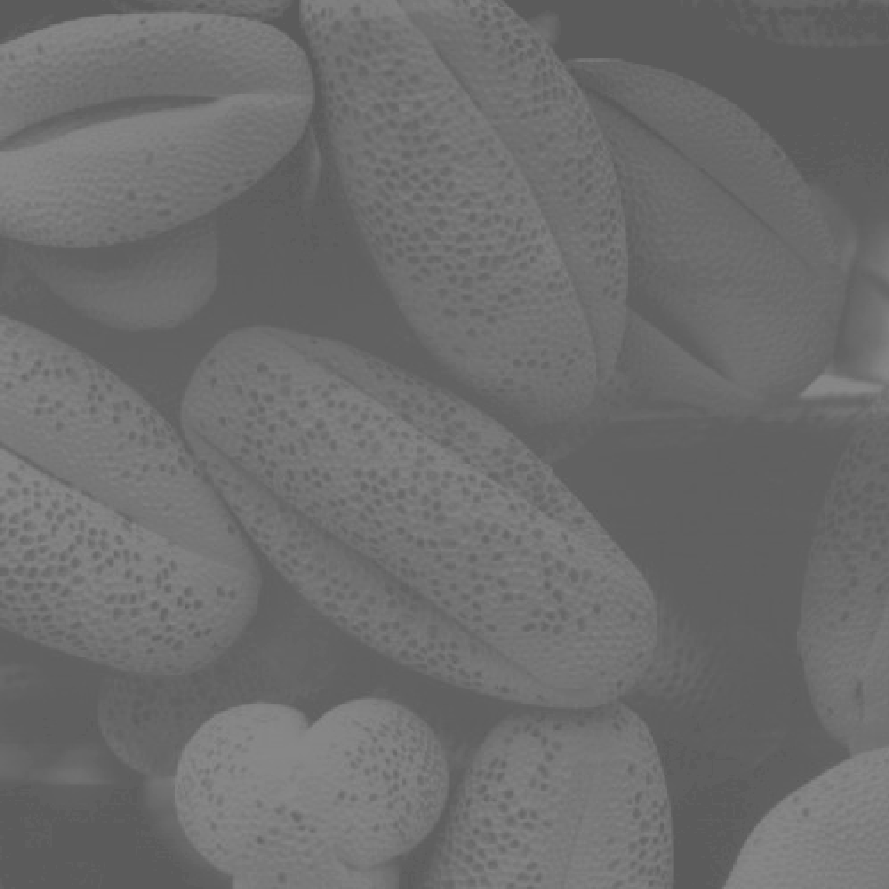
%> input picture Lab Materials/matlab/27.6.19/Fig0310(b)(washed_out_pollen_image).tif, 889 x 889 px
$ octave spatial.m   (GNU Octave 9; MATLAB toolbox functions it lacks are replaced by stand-ins)
%> lines starting %> are read from the running program, lines starting %| are printed output that depends on the picture
clear all;
% [40 lines of commented-out code are left out]

a3=imread('Fig0310(b)(washed_out_pollen_image).tif');
%> a3 is the input picture: size 889x889 uint8; min 91, max 138, mean 109.1
a3=im2double(a3);
%> a3: size 889x889 double
s3=imadjust(a3,[0,1],[1,0]);
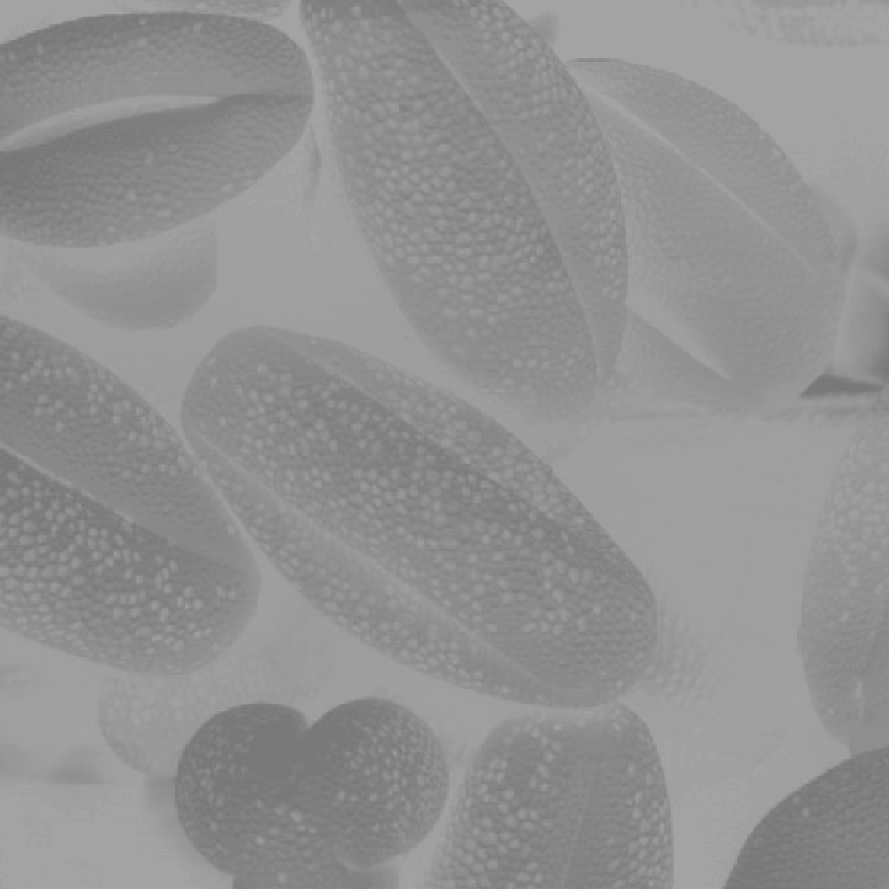
%> s3: size 889x889 double; min 0.459, max 0.643, mean 0.572
s3=mat2gray(s3);
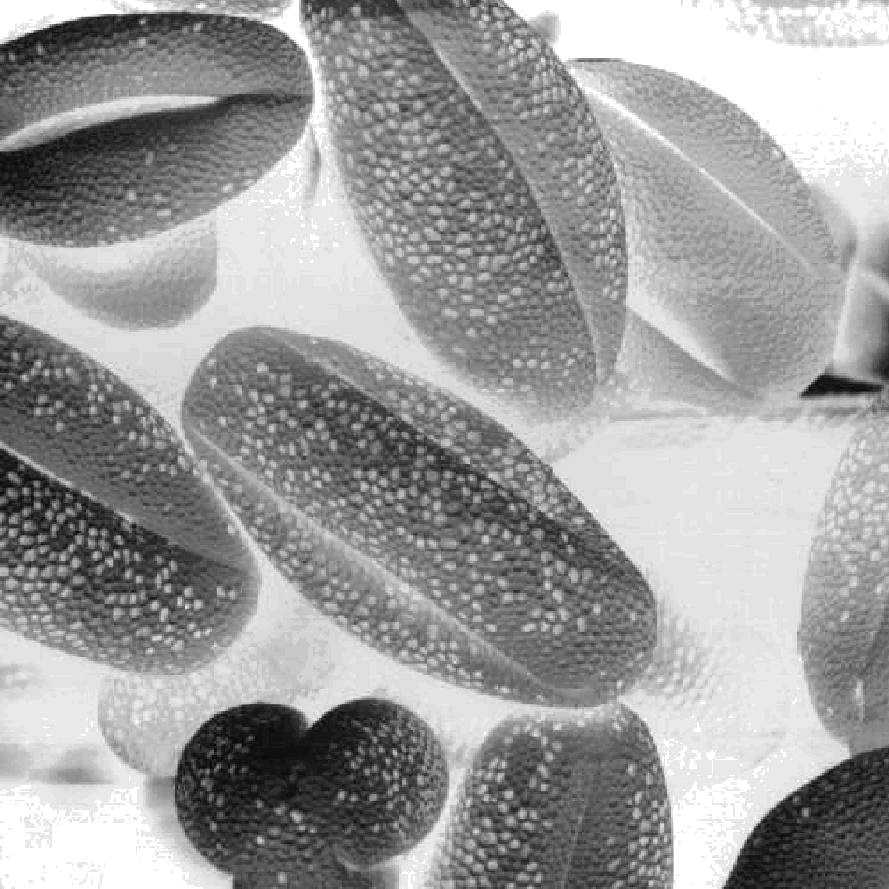
%> s3: size 889x889 double; min 0, max 1, mean 0.615
subplot(1,2,1),imshow(a3),title('Original Image');
subplot(1,2,2),imshow(s3),title('Using imadjust');
